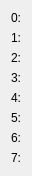
   <widget class="QWidget" name="verticalLayoutWidget_26">
    <property name="geometry">
     <rect>
      <x>1280</x>
      <y>430</y>
      <width>21</width>
      <height>171</height>
     </rect>
    </property>
    <layout class="QVBoxLayout" name="verticalLayout_23">
     <item>
      <widget class="QLabel" name="label_SelDataWB_2">
       <property name="text">
        <string>0:</string>
       </property>
      </widget>
     </item>
     <item>
      <widget class="QLabel" name="label_SelDataWB_3">
       <property name="text">
        <string>1:</string>
       </property>
      </widget>
     </item>
     <item>
      <widget class="QLabel" name="label_SelDataWB_4">
       <property name="text">
        <string>2:</string>
       </property>
      </widget>
     </item>
     <item>
      <widget class="QLabel" name="label_SelDataWB_5">
       <property name="text">
        <string>3:</string>
       </property>
      </widget>
     </item>
     <item>
      <widget class="QLabel" name="label_SelDataWB_6">
       <property name="text">
        <string>4:</string>
       </property>
      </widget>
     </item>
     <item>
      <widget class="QLabel" name="label_SelDataWB_7">
       <property name="text">
        <string>5:</string>
       </property>
      </widget>
     </item>
     <item>
      <widget class="QLabel" name="label_SelDataWB_8">
       <property name="text">
        <string>6:</string>
       </property>
      </widget>
     </item>
     <item>
      <widget class="QLabel" name="label_SelDataWB_9">
       <property name="text">
        <string>7:</string>
       </property>
      </widget>
     </item>
    </layout>
   </widget>
